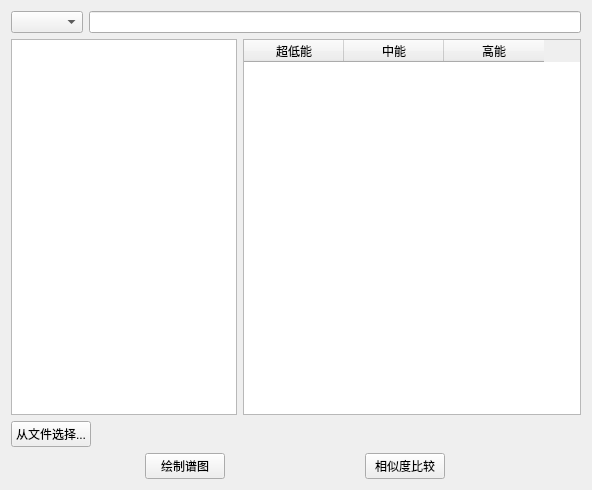
<?xml version="1.0" encoding="UTF-8"?>
<ui version="4.0">
 <class>Form</class>
 <widget class="QWidget" name="Form">
  <property name="geometry">
   <rect>
    <x>0</x>
    <y>0</y>
    <width>592</width>
    <height>490</height>
   </rect>
  </property>
  <property name="windowTitle">
   <string>Form</string>
  </property>
  <layout class="QVBoxLayout" name="verticalLayout">
   <item>
    <layout class="QHBoxLayout" name="horizontalLayout">
     <item>
      <widget class="QComboBox" name="comboBox"/>
     </item>
     <item>
      <widget class="QLineEdit" name="lineEdit"/>
     </item>
    </layout>
   </item>
   <item>
    <layout class="QHBoxLayout" name="horizontalLayout_2" stretch="2,3">
     <item>
      <widget class="QListWidget" name="listAPP">
       <property name="sizePolicy">
        <sizepolicy hsizetype="Expanding" vsizetype="Expanding">
         <horstretch>1</horstretch>
         <verstretch>0</verstretch>
        </sizepolicy>
       </property>
      </widget>
     </item>
     <item>
      <widget class="QTableWidget" name="tableSpecSeg">
       <property name="sizePolicy">
        <sizepolicy hsizetype="Expanding" vsizetype="Expanding">
         <horstretch>4</horstretch>
         <verstretch>0</verstretch>
        </sizepolicy>
       </property>
       <property name="rowCount">
        <number>0</number>
       </property>
       <property name="columnCount">
        <number>3</number>
       </property>
       <column>
        <property name="text">
         <string>超低能</string>
        </property>
       </column>
       <column>
        <property name="text">
         <string>中能</string>
        </property>
       </column>
       <column>
        <property name="text">
         <string>高能</string>
        </property>
       </column>
      </widget>
     </item>
    </layout>
   </item>
   <item>
    <widget class="QPushButton" name="button_Select">
     <property name="sizePolicy">
      <sizepolicy hsizetype="Fixed" vsizetype="Fixed">
       <horstretch>0</horstretch>
       <verstretch>0</verstretch>
      </sizepolicy>
     </property>
     <property name="text">
      <string>从文件选择...</string>
     </property>
    </widget>
   </item>
   <item>
    <layout class="QHBoxLayout" name="horizontalLayout_3">
     <item>
      <widget class="QPushButton" name="button_Draw">
       <property name="sizePolicy">
        <sizepolicy hsizetype="Fixed" vsizetype="Fixed">
         <horstretch>0</horstretch>
         <verstretch>0</verstretch>
        </sizepolicy>
       </property>
       <property name="text">
        <string>绘制谱图</string>
       </property>
      </widget>
     </item>
     <item>
      <widget class="QPushButton" name="button_Compare">
       <property name="sizePolicy">
        <sizepolicy hsizetype="Fixed" vsizetype="Fixed">
         <horstretch>0</horstretch>
         <verstretch>0</verstretch>
        </sizepolicy>
       </property>
       <property name="text">
        <string>相似度比较</string>
       </property>
      </widget>
     </item>
    </layout>
   </item>
  </layout>
 </widget>
 <resources/>
 <connections/>
</ui>
